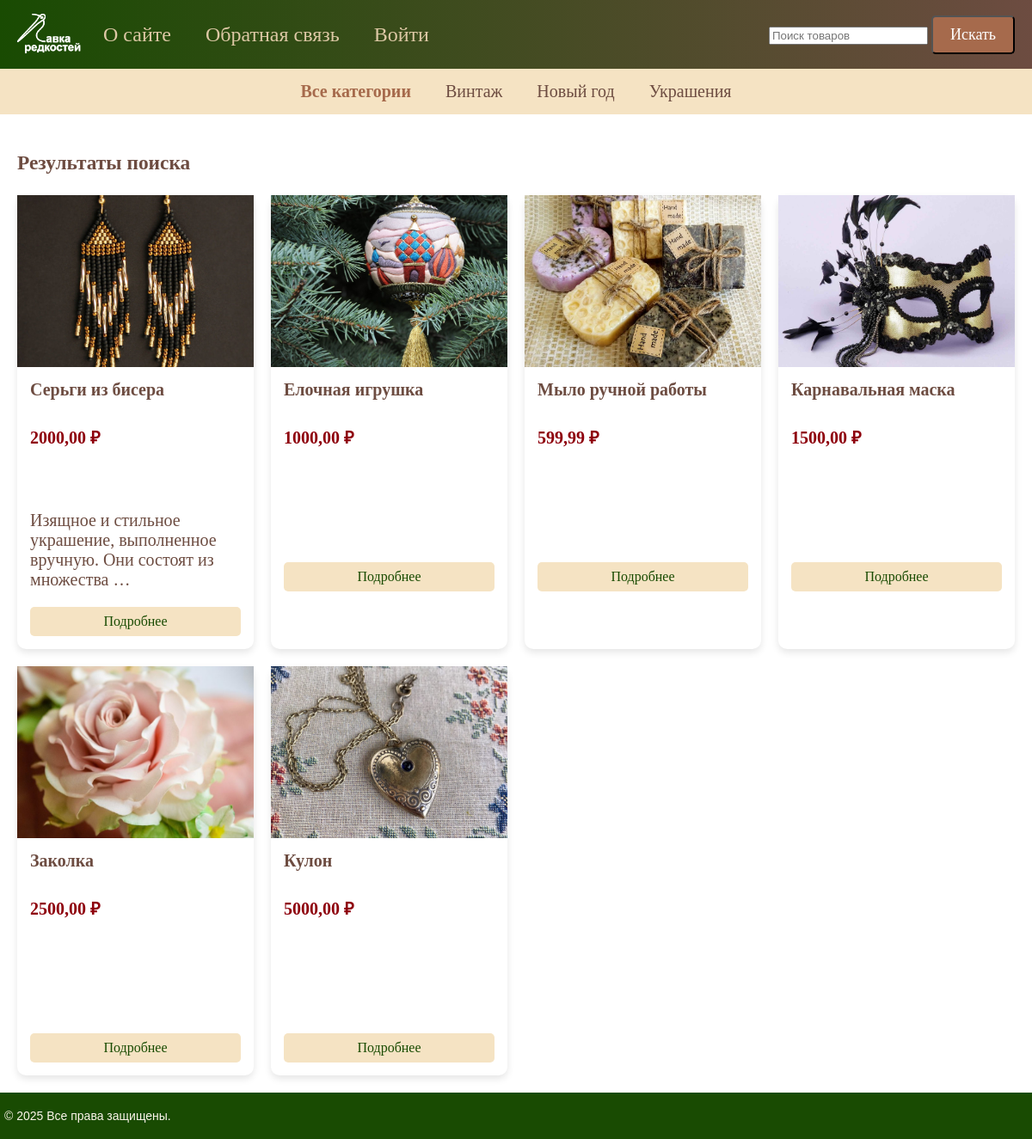
The app's page /products/search/, older data.
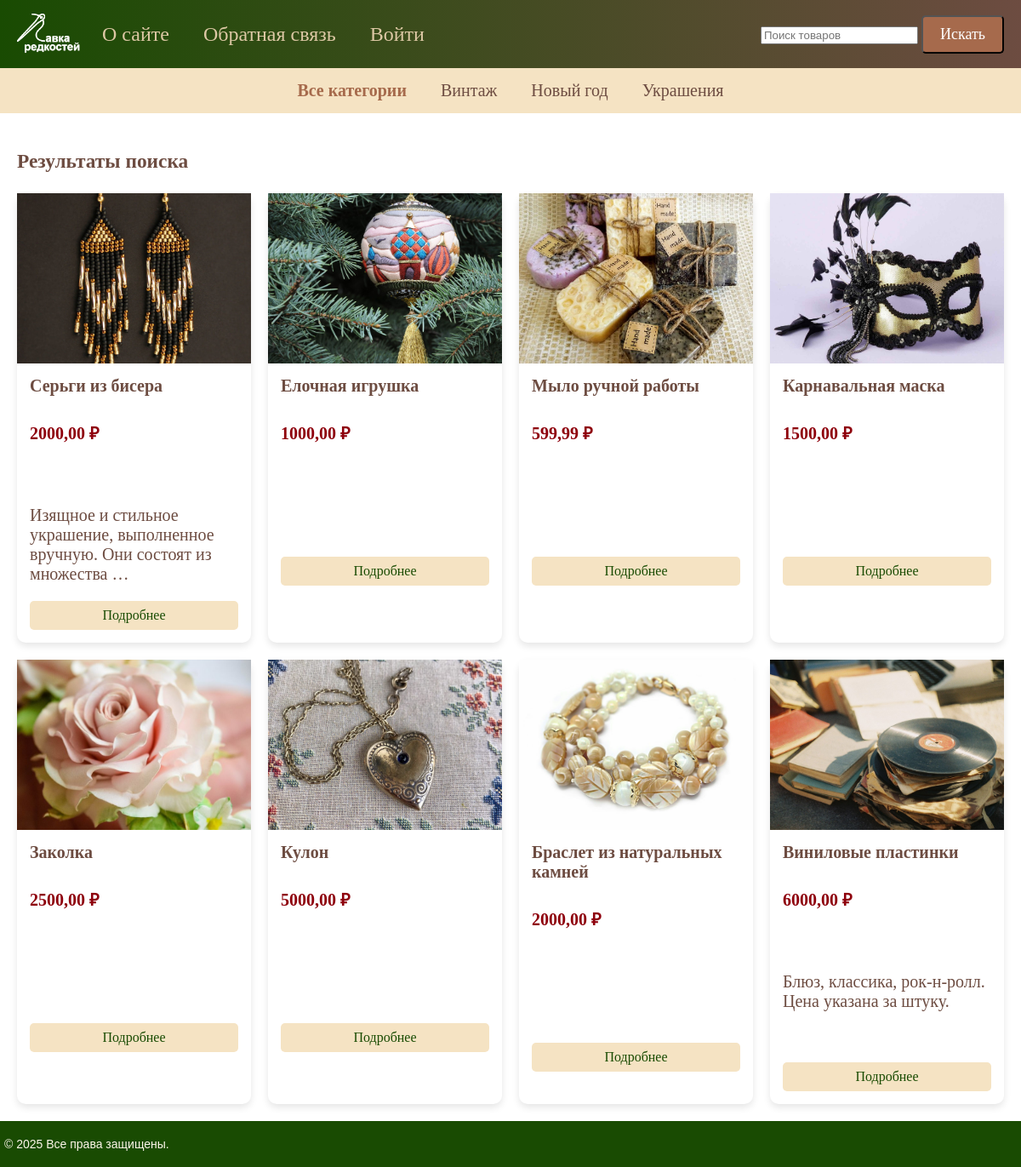
The same page, newer data.
### products/models.py (models this page shows, shortened)
class Category(models.Model):
    name = models.CharField(max_length=100, db_index=True,
                            verbose_name="Загловок")
    slug = models.SlugField(max_length=255, unique=True, db_index=True,
                            verbose_name="Слаг")
    def get_absolute_url(self):
        return reverse('category', kwargs={'category_slug': self.slug})
    class Meta:
        verbose_name = 'Категория товаров'
        verbose_name_plural = 'Категории товаров'

class Product(models.Model):
    class Status(models.IntegerChoices):
        DRAFT = 0, 'Скрыто'
        PUBLISHED = 1, 'Опубликовано'
    objects = models.Manager()
    published = PublishedModel()
    title = models.CharField(max_length=255, verbose_name="Название")
    content = models.TextField(blank=True, verbose_name="Описание")
    price = models.DecimalField(max_digits=10, decimal_places=2,
                                blank=False, null=False, verbose_name="Цена")
    image = models.ImageField(upload_to="product_images/",
                              verbose_name="Изображение")
    is_published = models.BooleanField(
        choices=tuple(map(lambda x: (bool(x[0]), x[1]), Status.choices)),
        default=Status.DRAFT, verbose_name="Состояние")
    slug = models.SlugField(max_length=255, db_index=True, unique=True)
    category = models.ForeignKey(Category, on_delete=models.CASCADE,
                                 verbose_name="Категория")
    tags = models.ManyToManyField('TagProduct', blank=True,
                                  related_name='tags', verbose_name="Теги")
    class Meta:
        verbose_name = 'Товар'
        verbose_name_plural = 'Товары'

### products/views.py (the view)
# urls.py: path('search/', views.ProductSearchView.as_view(), name='product_search'),
class ProductSearchView(ListView):
    model = Product
    template_name = 'products/search.html'
    context_object_name = 'products'
    def get_queryset(self):
        query = self.request.GET.get('q', '').strip()
        return Product.published.filter(title__icontains=query)
    def get_context_data(self, **kwargs):
        context = super().get_context_data(**kwargs)
        context['title'] = 'Поиск товаров'
        context['query'] = self.request.GET.get('q', '').strip()
        return context

### core/templatetags/menu_tags.py (called while the page is built)
@register.inclusion_tag('core/menu.html')
def show_menu():
    menu = [
        {'title': "О сайте", 'url_name': 'about_us'},
        {'title': "Обратная связь", 'url_name': 'contact'},
        {'title': "Войти", 'url_name': 'login'},
    ]
    return {'menu': menu}

### products/converters.py (called while the page is built)
    def to_url(self, value):
        return value

### products/models.py (called while the page is built)
    def get_queryset(self):
        return super().get_queryset().filter(
            is_published=Product.Status.PUBLISHED)

### products/templatetags/products_tags.py (called while the page is built)
@register.inclusion_tag('products/list.html')
def show_categories(cat_selected=0):
    categories = Category.objects.annotate(
        total=Count("product")).filter(total__gt=0)
    return {"categories": categories, 'cat_selected': cat_selected}

### products/templates/products/search.html
{% extends 'base.html' %}
{% load static %}
{% block content %}
<div class="container">
    <h3>Результаты поиска</h3>
    {% if products %}
    <div class="grid">
        {% for p in products %}
        {% if p.is_published %}
        <div class="card">
            <img src="{{ p.image.url }}" alt="{{ p.title }}">
            <div class="card-body">
                <h5 class="card-title">{{ p.title }}</h5>
                <p class="product-price">{{ p.price }} ₽</p>
                {% autoescape off %}
                <p class="card-text">{{ p.content|linebreaks|truncatewords:10 }}</p>
                {% endautoescape %}
                <a href="{% url 'product_detail' p.slug %}" class="btn">Подробнее</a>
            </div>
        </div>
        {% endif %}
        {% endfor %}
    </div>
    {% else %}
    <p>Ничего не найдено.</p>
    {% endif %}
</div>
{% endblock %}

### products/templates/products/list.html
{% for cat in categories %}
    {% if cat.id == cat_selected %}
        <li class="selected">{{cat.name}}</li>
    {% else %}
        <li><a href="{{ cat.get_absolute_url }}">{{cat.name}}</a></li>
    {% endif %}
{% endfor %}

Row changes from the older to the newer data that the page shows:
now on this page (row edited): Product: image (picture), title "Браслет из натуральных камней", price "2000,00"
added Product: image (picture), title "Виниловые пластинки", price "6000,00", content "Блюз, классика, рок-н-ролл. Цена указана за штуку."
